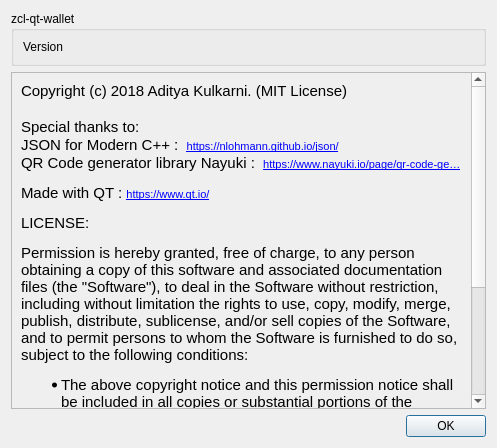
<?xml version="1.0" encoding="UTF-8"?>
<ui version="4.0">
 <class>about</class>
 <widget class="QDialog" name="about">
  <property name="geometry">
   <rect>
    <x>0</x>
    <y>0</y>
    <width>497</width>
    <height>448</height>
   </rect>
  </property>
  <property name="windowTitle">
   <string>About</string>
  </property>
  <layout class="QVBoxLayout" name="verticalLayout">
   <item>
    <widget class="QGroupBox" name="groupBox">
     <property name="title">
      <string notr="true">zcl-qt-wallet</string>
     </property>
     <layout class="QVBoxLayout" name="verticalLayout_2">
      <item>
       <widget class="QLabel" name="versionLabel">
        <property name="text">
         <string notr="true">Version</string>
        </property>
       </widget>
      </item>
     </layout>
    </widget>
   </item>
   <item>
    <widget class="QScrollArea" name="scrollArea">
     <property name="widgetResizable">
      <bool>true</bool>
     </property>
     <widget class="QWidget" name="scrollAreaWidgetContents">
      <property name="geometry">
       <rect>
        <x>0</x>
        <y>0</y>
        <width>463</width>
        <height>517</height>
       </rect>
      </property>
      <layout class="QVBoxLayout" name="verticalLayout_3">
       <item>
        <widget class="QLabel" name="label">
         <property name="text">
          <string notr="true">&lt;!DOCTYPE HTML PUBLIC &quot;-//W3C//DTD HTML 4.0//EN&quot; &quot;http://www.w3.org/TR/REC-html40/strict.dtd&quot;&gt;
&lt;html&gt;&lt;head&gt;&lt;meta name=&quot;qrichtext&quot; content=&quot;1&quot; /&gt;&lt;style type=&quot;text/css&quot;&gt;
p, li { white-space: pre-wrap; }
&lt;/style&gt;&lt;/head&gt;&lt;body style=&quot; font-family:'MS Shell Dlg 2'; font-size:8.1pt; font-weight:400; font-style:normal;&quot;&gt;
&lt;p style=&quot; margin-top:0px; margin-bottom:0px; margin-left:0px; margin-right:0px; -qt-block-indent:0; text-indent:0px;&quot;&gt;&lt;span style=&quot; font-family:'Ubuntu'; font-size:11pt;&quot;&gt;Copyright (c) 2018 Aditya Kulkarni. (MIT License)&lt;/span&gt;&lt;/p&gt;
&lt;p style=&quot;-qt-paragraph-type:empty; margin-top:0px; margin-bottom:0px; margin-left:0px; margin-right:0px; -qt-block-indent:0; text-indent:0px; font-family:'Ubuntu'; font-size:11pt;&quot;&gt;&lt;br /&gt;&lt;/p&gt;
&lt;p style=&quot; margin-top:0px; margin-bottom:0px; margin-left:0px; margin-right:0px; -qt-block-indent:0; text-indent:0px;&quot;&gt;&lt;span style=&quot; font-family:'Ubuntu'; font-size:11pt;&quot;&gt;Special thanks to:&lt;/span&gt;&lt;/p&gt;
&lt;p style=&quot; margin-top:0px; margin-bottom:0px; margin-left:0px; margin-right:0px; -qt-block-indent:0; text-indent:0px;&quot;&gt;&lt;span style=&quot; font-family:'Ubuntu'; font-size:11pt;&quot;&gt;JSON for Modern C++ :  &lt;/span&gt;&lt;a href=&quot;https://nlohmann.github.io/json/&quot;&gt;&lt;span style=&quot; font-size:8pt; text-decoration: underline; color:#0000ff;&quot;&gt;https://nlohmann.github.io/json/&lt;/span&gt;&lt;/a&gt;&lt;/p&gt;
&lt;p style=&quot; margin-top:0px; margin-bottom:0px; margin-left:0px; margin-right:0px; -qt-block-indent:0; text-indent:0px;&quot;&gt;&lt;span style=&quot; font-family:'Ubuntu'; font-size:11pt;&quot;&gt;QR Code generator library Nayuki :  &lt;/span&gt;&lt;a href=&quot;https://www.nayuki.io/page/qr-code-generator-library&quot;&gt;&lt;span style=&quot; font-size:8pt; text-decoration: underline; color:#0000ff;&quot;&gt;https://www.nayuki.io/page/qr-code-ge…&lt;/span&gt;&lt;/a&gt;&lt;/p&gt;
&lt;p style=&quot; margin-top:12px; margin-bottom:12px; margin-left:0px; margin-right:0px; -qt-block-indent:0; text-indent:0px;&quot;&gt;&lt;span style=&quot; font-family:'Ubuntu'; font-size:11pt;&quot;&gt;Made with QT : &lt;/span&gt;&lt;a href=&quot;https://www.qt.io/&quot;&gt;&lt;span style=&quot; font-size:8pt; text-decoration: underline; color:#0000ff;&quot;&gt;https://www.qt.io/&lt;/span&gt;&lt;/a&gt;&lt;/p&gt;
&lt;p style=&quot; margin-top:12px; margin-bottom:12px; margin-left:0px; margin-right:0px; -qt-block-indent:0; text-indent:0px;&quot;&gt;&lt;span style=&quot; font-family:'Ubuntu'; font-size:11pt;&quot;&gt;LICENSE:&lt;/span&gt;&lt;/p&gt;
&lt;p style=&quot; margin-top:12px; margin-bottom:12px; margin-left:0px; margin-right:0px; -qt-block-indent:0; text-indent:0px;&quot;&gt;&lt;span style=&quot; font-family:'Ubuntu'; font-size:11pt;&quot;&gt;Permission is hereby granted, free of charge, to any person obtaining a copy of this software and associated documentation files (the &amp;quot;Software&amp;quot;), to deal in the Software without restriction, including without limitation the rights to use, copy, modify, merge, publish, distribute, sublicense, and/or sell copies of the Software, and to permit persons to whom the Software is furnished to do so, subject to the following conditions:&lt;/span&gt;&lt;/p&gt;
&lt;ul style=&quot;margin-top: 0px; margin-bottom: 0px; margin-left: 0px; margin-right: 0px; -qt-list-indent: 1;&quot;&gt;&lt;li style=&quot; font-family:'Ubuntu'; font-size:11pt;&quot; style=&quot; margin-top:12px; margin-bottom:12px; margin-left:0px; margin-right:0px; -qt-block-indent:0; text-indent:0px;&quot;&gt;The above copyright notice and this permission notice shall be included in all copies or substantial portions of the Software.&lt;/li&gt;
&lt;li style=&quot; font-family:'Ubuntu'; font-size:11pt;&quot; style=&quot; margin-top:12px; margin-bottom:12px; margin-left:0px; margin-right:0px; -qt-block-indent:0; text-indent:0px;&quot;&gt;The Software is provided &amp;quot;as is&amp;quot;, without warranty of any kind, express or implied, including but not limited to the warranties of merchantability, fitness for a particular purpose and noninfringement. In no event shall the authors or copyright holders be liable for any claim, damages or other liability, whether in an action of contract, tort or otherwise, arising from, out of or in connection with the Software or the use or other dealings in the Software.&lt;/li&gt;&lt;/ul&gt;&lt;/body&gt;&lt;/html&gt;</string>
         </property>
         <property name="wordWrap">
          <bool>true</bool>
         </property>
         <property name="openExternalLinks">
          <bool>true</bool>
         </property>
         <property name="textInteractionFlags">
          <set>Qt::LinksAccessibleByMouse</set>
         </property>
        </widget>
       </item>
      </layout>
     </widget>
    </widget>
   </item>
   <item>
    <widget class="QDialogButtonBox" name="buttonBox">
     <property name="orientation">
      <enum>Qt::Horizontal</enum>
     </property>
     <property name="standardButtons">
      <set>QDialogButtonBox::Ok</set>
     </property>
    </widget>
   </item>
  </layout>
 </widget>
 <resources/>
 <connections>
  <connection>
   <sender>buttonBox</sender>
   <signal>accepted()</signal>
   <receiver>about</receiver>
   <slot>accept()</slot>
   <hints>
    <hint type="sourcelabel">
     <x>248</x>
     <y>254</y>
    </hint>
    <hint type="destinationlabel">
     <x>157</x>
     <y>274</y>
    </hint>
   </hints>
  </connection>
  <connection>
   <sender>buttonBox</sender>
   <signal>rejected()</signal>
   <receiver>about</receiver>
   <slot>reject()</slot>
   <hints>
    <hint type="sourcelabel">
     <x>316</x>
     <y>260</y>
    </hint>
    <hint type="destinationlabel">
     <x>286</x>
     <y>274</y>
    </hint>
   </hints>
  </connection>
 </connections>
</ui>
